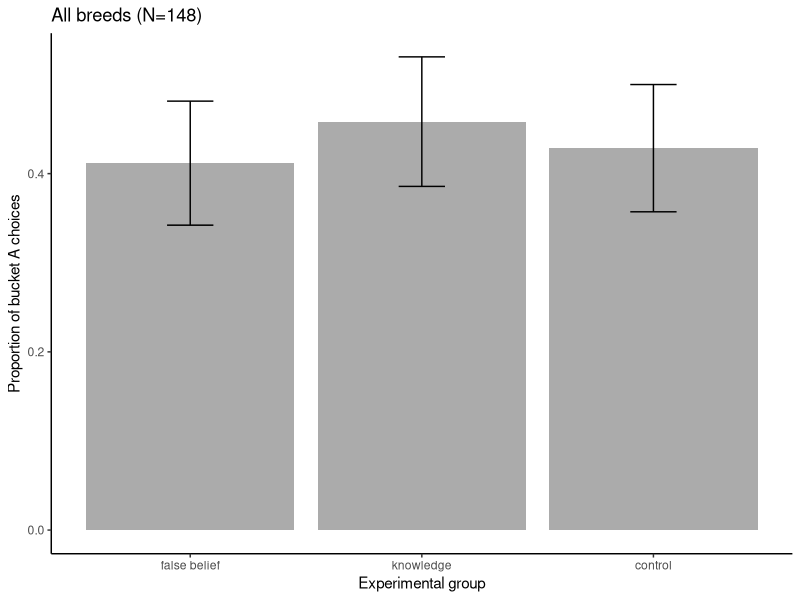
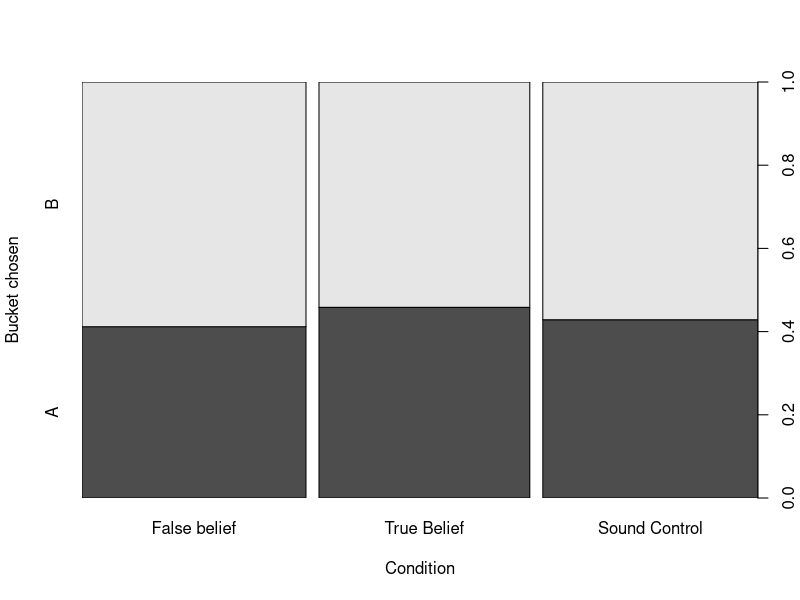
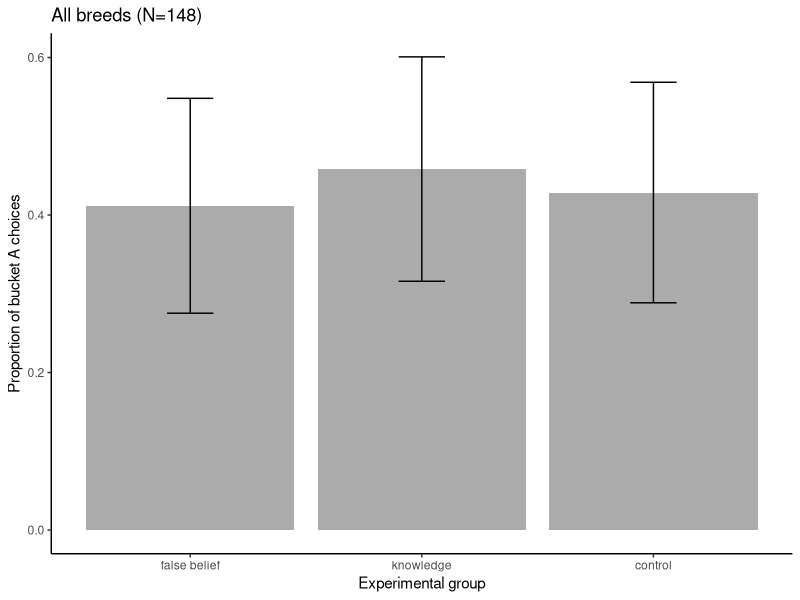

Here is the R script that generated these plots, in order:
## ---- chunk 1
library(tidyverse)
library(ggplot2)
## ---- chunk 2
xdata <- read.csv("data/tested_dogs.csv", header = TRUE) %>% 
   mutate(choice_letter = as.factor(choice_letter),
         condition = as.factor(condition),
         age_months = as.numeric(age_months)) %>% 
  filter(choice_letter %in% c("A", "B")) %>%   # Keep rows where choice_letter is "A" or "B" in case of NAs
  droplevels()

which(is.na(xdata$choice_letter)) #double check for NAs
## ---- chunk 3
##nr. dogs choosing bucket A and B overall
table(xdata$choice_letter)

##proportions relative to the whole sample
mean(xdata$choice_letter=="A")
mean(xdata$choice_letter=="B")

##nr. dogs choosing bucket A and B in each condition
table(xdata$condition, xdata$choice_letter)

##proportions relative to the different conditions
fb_subset <- xdata[xdata$condition == "false_belief", ]
know_subset <- xdata[xdata$condition == "knowledge", ]
ctr_subset <- xdata[xdata$condition == "control", ]
mean(fb_subset$choice_letter=="A")
mean(know_subset$choice_letter=="A")
mean(ctr_subset$choice_letter=="A")

#experimenters (communicator and hider)
table(xdata$condition, xdata$communicator)
table(xdata$condition, xdata$hider)
xdata$experimenter_dyad<-paste(xdata$communicator, xdata$hider, sep="_")
table(xdata$condition, xdata$experimenter_dyad)

#age
mean(fb_subset$age_months)
mean(know_subset$age_months) 
mean(ctr_subset$age_months)
#how many <2 years in each condition
sum(fb_subset$age_months<24) #9
sum(know_subset$age_months<24) #9
sum(ctr_subset$age_months<24) #5


#sex
table(xdata$sex, xdata$condition)
table(xdata$FCI_group, xdata$condition)
table(xdata$condition)
## ---- chunk 4
#table with descriptive stats for plotting
plot.data <- xdata %>%
  mutate(choice = ifelse(choice_letter == "A", 1, 0)) %>%
  mutate(condition = fct_relevel(
    fct_recode(
      condition,
      "false belief" = "false_belief",
      "knowledge" = "knowledge",
      "control" = "control"
    ),
    "false belief",
    "knowledge",
    "control"
  )) %>% #specify order of factor levels for factor_relevel
  group_by(condition) %>%
  summarise(
    mean.choiceA = mean(choice),
    sd.choiceA = sd(choice),
    n.choseA = sum(choice),
    median.choiceA = median(choice),
    n.tested.per.cond = length(choice),
    se.choiceA = sd(choice) / sqrt(length(choice))
  )

plot.data

##barplot of choices by experimental group

p.choice <- ggplot(data = plot.data, aes(x = condition, y = mean.choiceA)) +
  geom_bar(stat = "identity", alpha = 0.5) +
  geom_errorbar(aes(ymin = mean.choiceA - se.choiceA, ymax = mean.choiceA + #error bars represent standard error
                      se.choiceA),
                width = .2) +
  #geom_signif(comparisons=list(c("False Belief", #"Knowledge")), annotations="*",
  #             y_position = 0.75, tip_length = 0.04, #vjust=0.4) +
  #ylim(0.2,0.6)+
  theme_classic() +
  labs(x = "Experimental group", y = "Proportion of bucket A choices")+
  ggtitle("All breeds (N=148)")

p.choice
 
#saving the plot with ggsave
# ggsave(
#   "./graphs/bucket_A_choices_BC.png",
#   plot = last_plot(),
#   device = NULL,
#  # path = "C:/Users/lonardol/Desktop/False Belief experiment/FB_2_follow_up/Graphs/Border Collies",
#   scale = 0.8,
#   width = 7,
#   height = 6,
#   #units = c("in", "cm", "mm"),
#   dpi = 320,
#   limitsize = TRUE
# )
## ---- chunk 5
#mosaic plot to visualize also bucket B choices
mosaic.plot.data  <- xdata %>%
  mutate(choice_letter = fct_relevel(choice_letter, "B", "A")) %>%
  mutate(condition = fct_relevel(
    fct_recode(
      condition,
      "False belief" = "false_belief",
      "True Belief" = "knowledge",
      "Sound Control" = "control"
    ),
    "False belief",
    "True Belief",
    "Sound Control"
  )) #specify order of factor levels for factor_relevel

plot(mosaic.plot.data$condition,mosaic.plot.data$choice_letter,
  xlab = "Condition",
  ylab = "Bucket chosen")


#saving the plot with ggsave
# ggsave(
#   "./graphs/bucket_A_choices_BC.png",
#   plot = last_plot(),
#   device = NULL,
#  # path = "C:/Users/lonardol/Desktop/False Belief experiment/FB_2_follow_up/Graphs/Border Collies",
#   scale = 0.8,
#   width = 7,
#   height = 6,
#   #units = c("in", "cm", "mm"),
#   dpi = 320,
#   limitsize = TRUE
# )
## ---- chunk 6
#chi square test (false belief - knowledge) 29 October
condition<-c("false belief", "knowledge", "control")
outcome <- plot.data$n.choseA # number of successes (bucket A chosen) for each condition
n <- plot.data$n.tested.per.cond # total trials for each condition

# Create a contingency table
table <- matrix(c(outcome[1], n[1] - outcome[1], outcome[2], n[2] - outcome[2], outcome[3], n[3] - outcome[3]), 
                nrow = 3, byrow = TRUE)
rownames(table) <- condition
colnames(table) <- c("Success", "Failure")

# Chi-squared test
chisq.test(table)
## ---- chunk 7
#plot with error bars showing confidence intervals 
plot.data.ci <- plot.data %>%
  mutate(ci.lower = mean.choiceA - 1.96 * se.choiceA,
         ci.upper = mean.choiceA + 1.96 * se.choiceA)

# Now, plot with confidence intervals as error bars
p.choice.ci <- ggplot(data = plot.data.ci, aes(x = condition, y = mean.choiceA)) +
  geom_bar(stat = "identity", alpha = 0.5) +
  geom_errorbar(aes(ymin = ci.lower, ymax = ci.upper), width = 0.2) +
  #ylim(0,0.8)+
  #geom_signif(comparisons=list(c("False Belief", "Knowledge")), annotations="*",
  #             y_position = 0.75, tip_length = 0.04, vjust=0.4) +
  theme_classic() +
  labs(x = "Experimental group", y = "Proportion of bucket A choices") +
  ggtitle("All breeds (N=148)")

p.choice.ci
